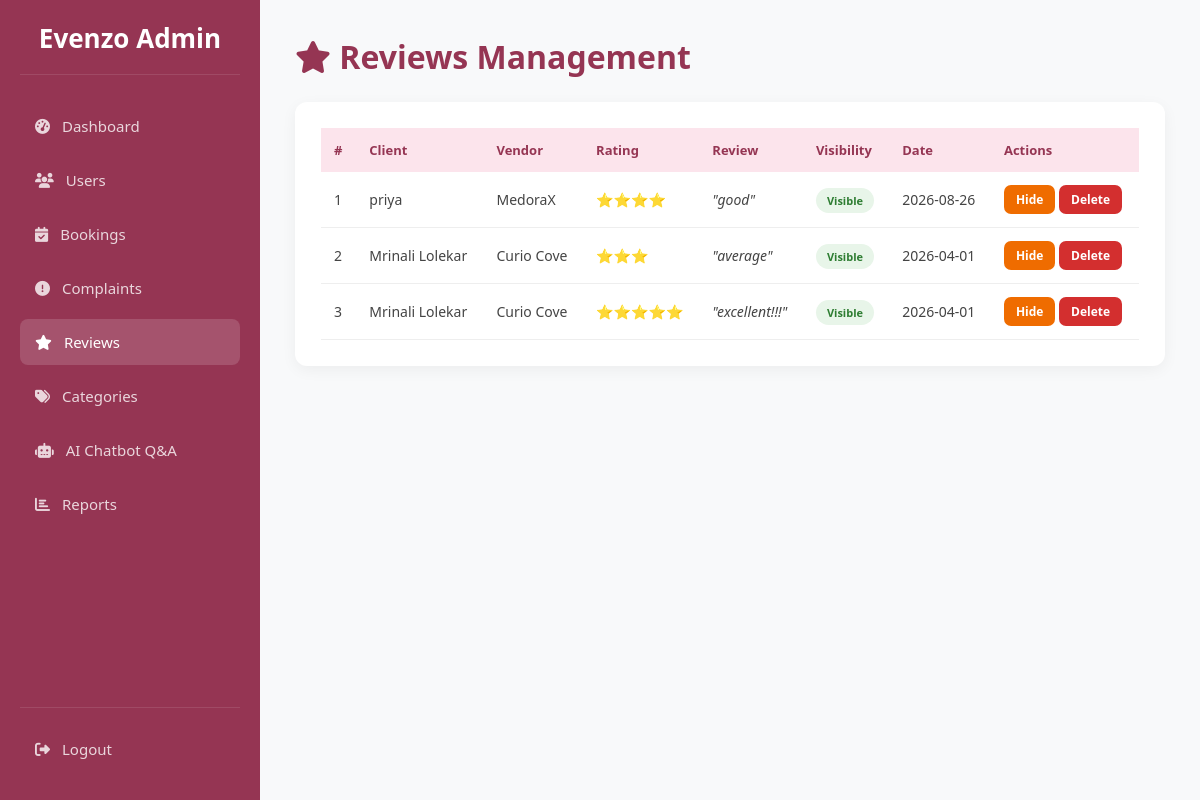
/admin/reviews (signed in), run on the app's committed database.
### tables this page shows
CREATE TABLE reviews (
            id INTEGER PRIMARY KEY AUTOINCREMENT,
            client_id INTEGER NOT NULL,
            manager_id INTEGER NOT NULL,
            rating INTEGER CHECK(rating >= 1 AND rating <= 5),
            review_text TEXT,
            created_at TIMESTAMP DEFAULT CURRENT_TIMESTAMP, booking_id INTEGER, is_visible INTEGER DEFAULT 1,
            FOREIGN KEY (client_id) REFERENCES users (id),
            FOREIGN KEY (manager_id) REFERENCES users (id)
        );

CREATE TABLE users (
            id INTEGER PRIMARY KEY AUTOINCREMENT,
            full_name TEXT NOT NULL,
            email TEXT UNIQUE NOT NULL,
            password TEXT NOT NULL,
            role TEXT CHECK(role IN ('user', 'admin', 'eventmanager')) NOT NULL,
            is_approved INTEGER DEFAULT 0, -- 0=Pending, 1=Approved by Admin
            created_at TIMESTAMP DEFAULT CURRENT_TIMESTAMP
        , reset_otp TEXT, is_active INTEGER DEFAULT 1);

CREATE TABLE manager_profiles (
            id INTEGER PRIMARY KEY AUTOINCREMENT,
            user_id INTEGER NOT NULL,
            business_name TEXT NOT NULL,
            phone TEXT NOT NULL,
            license_path TEXT, -- Path to uploaded JPEG/PDF license
            bio TEXT,
            base_price REAL DEFAULT 0.0,
            rating REAL DEFAULT 0.0, profile_pic TEXT, location TEXT, -- For the "Ratings/Reviews system"
            FOREIGN KEY (user_id) REFERENCES users (id) ON DELETE CASCADE
        );

### app.py (the view)
@app.route('/admin/reviews')
def admin_reviews():
    if 'user_id' not in session or session['role'] != 'admin':
        return redirect(url_for('index'))
    conn = get_db_connection()
    reviews = conn.execute('''
        SELECT r.*, u.full_name as client_name, m.business_name
        FROM reviews r
        JOIN users u ON r.client_id=u.id
        JOIN manager_profiles m ON r.manager_id=m.user_id
        ORDER BY r.created_at DESC
    ''').fetchall()
    conn.close()
    return render_template('admin_reviews.html', reviews=reviews)

### app.py (called while the page is built)
def get_db_connection():
    conn = sqlite3.connect('database.db', timeout=10)
    conn.row_factory = sqlite3.Row
    conn.execute("PRAGMA foreign_keys = ON")
    return conn

### frontend/templates/admin_reviews.html (shortened to what this page needs)
<!DOCTYPE html>
<html lang="en">
<head>
<link rel="stylesheet" href="https://cdnjs.cloudflare.com/ajax/libs/font-awesome/6.4.0/css/all.min.css">
</head>
<body>
<div class="sidebar">
  <div class="logo">Evenzo Admin</div>
  <nav>
    <a class="nav-item" href="{{ url_for('admin_dashboard') }}"><i class="fas fa-tachometer-alt"></i> Dashboard</a>
    <a class="nav-item" href="{{ url_for('admin_users') }}"><i class="fas fa-users"></i> Users</a>
    <a class="nav-item" href="{{ url_for('admin_bookings') }}"><i class="fas fa-calendar-check"></i> Bookings</a>
    <a class="nav-item" href="{{ url_for('admin_complaints') }}"><i class="fas fa-exclamation-circle"></i> Complaints</a>
    <a class="nav-item active" href="{{ url_for('admin_reviews') }}"><i class="fas fa-star"></i> Reviews</a>
    <a class="nav-item" href="{{ url_for('admin_categories') }}"><i class="fas fa-tags"></i> Categories</a>
    <a class="nav-item" href="{{ url_for('admin_chatbot') }}"><i class="fas fa-robot"></i> AI Chatbot Q&A</a>
    <a class="nav-item" href="{{ url_for('admin_reports') }}"><i class="fas fa-chart-bar"></i> Reports</a>
  </nav>
  <div class="logout-box"><a class="nav-item" href="{{ url_for('logout') }}"><i class="fas fa-sign-out-alt"></i> Logout</a></div>
</div>
<div class="main">
  <h1 style="color:var(--primary);margin-bottom:24px"><i class="fas fa-star"></i> Reviews Management</h1>
  <div class="card">
    {% if reviews %}
    <div style="overflow-x:auto">
    <table><thead><tr><th>#</th><th>Client</th><th>Vendor</th><th>Rating</th><th>Review</th><th>Visibility</th><th>Date</th><th>Actions</th></tr></thead><tbody>
    {% for r in reviews %}
    <tr>
      <td>{{ loop.index }}</td>
      <td>{{ r.client_name }}</td>
      <td>{{ r.business_name }}</td>
      <td style="color:#f39c12">{% for i in range(r.rating) %}⭐{% endfor %}</td>
      <td style="max-width:220px;white-space:nowrap;overflow:hidden;text-overflow:ellipsis" title="{{ r.review_text }}"><em>"{{ r.review_text }}"</em></td>
      <td><span class="badge badge-{{ 'visible' if r.is_visible else 'hidden' }}">{{ 'Visible' if r.is_visible else 'Hidden' }}</span></td>
      <td>{{ r.created_at[:10] }}</td>
      <td>
        <form method="POST" action="{{ url_for('toggle_review_visibility', review_id=r.id) }}" style="display:inline">
          <button class="btn {% if r.is_visible %}btn-hide{% else %}btn-show{% endif %}">
            {{ 'Hide' if r.is_visible else 'Show' }}
          </button>
        </form>
        <form method="POST" action="{{ url_for('admin_delete_review', review_id=r.id) }}" style="display:inline" onsubmit="return confirm('Delete this review?')">
          <button class="btn btn-delete">Delete</button>
        </form>
      </td>
    </tr>
    {% endfor %}
    </tbody></table></div>
    {% else %}
    <p style="text-align:center;padding:40px;color:#aaa">No reviews yet.</p>
    {% endif %}
  </div>
</div>
</body>
</html>

### frontend/templates/admin_reviews.html (style rules this page uses)
:root { --primary:#953553;--bg:#f8f9fa;--sw:260px }
* { margin:0;padding:0;box-sizing:border-box;font-family:'Segoe UI',sans-serif }
body { background:var(--bg);display:flex;min-height:100vh }
.sidebar { width:var(--sw);background:var(--primary);height:100vh;position:fixed;left:0;top:0;color:#fff;padding:20px;display:flex;flex-direction:column;z-index:1000 }
.sidebar .logo { font-size:26px;font-weight:bold;text-align:center;border-bottom:1px solid rgba(255,255,255,.1);padding-bottom:18px;margin-bottom:28px }
.nav-item { padding:13px 15px;margin-bottom:8px;border-radius:8px;display:flex;align-items:center;gap:12px;color:rgba(255,255,255,.8);text-decoration:none;transition:.3s;font-size:15px }
.nav-item:hover,.nav-item.active { background:rgba(255,255,255,.15);color:#fff }
.logout-box { margin-top:auto;padding-top:18px;border-top:1px solid rgba(255,255,255,.1) }
.main { margin-left:var(--sw);width:calc(100% - var(--sw));padding:35px;min-height:100vh }
.card { background:#fff;border-radius:12px;padding:26px;box-shadow:0 4px 15px rgba(0,0,0,.05) }
table { width:100%;border-collapse:collapse }
th { text-align:left;padding:13px;background:#fce4ec;color:var(--primary);font-size:13px }
td { padding:13px;border-bottom:1px solid #eee;font-size:14px;color:#444;vertical-align:middle }
.badge { padding:5px 11px;border-radius:20px;font-size:11px;font-weight:bold }
.badge-visible { background:#e8f5e9;color:#2e7d32 }
.btn { display:inline-block;padding:6px 12px;border-radius:7px;font-weight:600;font-size:12px;text-decoration:none;border:none;cursor:pointer;transition:.2s }
.btn-hide { background:#ef6c00;color:#fff }
.btn-delete { background:#d32f2f;color:#fff }

### data on the page
reviews: client_name "priya", business_name "MedoraX", rating 4 (drawn), review_text "good", is_visible "Visible", created_at "2026-08-26", is_visible "Hide"
reviews: client_name "Mrinali Lolekar", business_name "Curio Cove", rating 3 (drawn), review_text "average", is_visible "Visible", created_at "2026-04-01", is_visible "Hide"
reviews: client_name "Mrinali Lolekar", business_name "Curio Cove", rating 5 (drawn), review_text "excellent!!!", is_visible "Visible", created_at "2026-04-01", is_visible "Hide"
